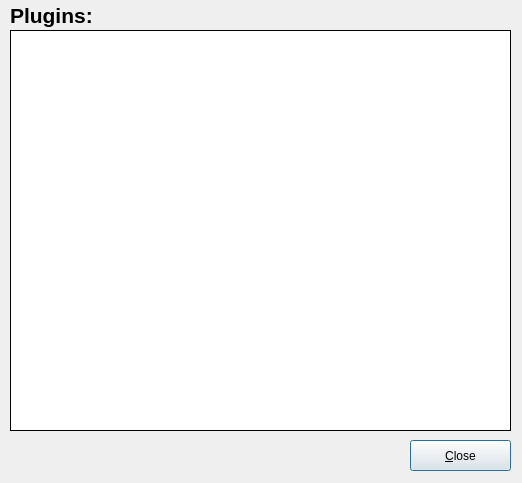
<?xml version="1.0" encoding="UTF-8"?>
<ui version="4.0">
 <class>AboutPlugins</class>
 <widget class="QDialog" name="AboutPlugins">
  <property name="windowModality">
   <enum>Qt::WindowModality::ApplicationModal</enum>
  </property>
  <property name="geometry">
   <rect>
    <x>0</x>
    <y>0</y>
    <width>522</width>
    <height>483</height>
   </rect>
  </property>
  <property name="windowTitle">
   <string>About registered plugins</string>
  </property>
  <property name="modal">
   <bool>true</bool>
  </property>
  <widget class="QTextEdit" name="edtInfo">
   <property name="geometry">
    <rect>
     <x>10</x>
     <y>30</y>
     <width>501</width>
     <height>401</height>
    </rect>
   </property>
   <property name="frameShape">
    <enum>QFrame::Shape::Box</enum>
   </property>
   <property name="frameShadow">
    <enum>QFrame::Shadow::Plain</enum>
   </property>
   <property name="readOnly">
    <bool>true</bool>
   </property>
  </widget>
  <widget class="QPushButton" name="pushButton">
   <property name="geometry">
    <rect>
     <x>410</x>
     <y>440</y>
     <width>101</width>
     <height>31</height>
    </rect>
   </property>
   <property name="text">
    <string>&amp;Close</string>
   </property>
  </widget>
  <widget class="QLabel" name="label">
   <property name="geometry">
    <rect>
     <x>10</x>
     <y>0</y>
     <width>101</width>
     <height>31</height>
    </rect>
   </property>
   <property name="font">
    <font>
     <pointsize>16</pointsize>
     <bold>true</bold>
    </font>
   </property>
   <property name="text">
    <string>Plugins:</string>
   </property>
  </widget>
 </widget>
 <resources/>
 <connections>
  <connection>
   <sender>pushButton</sender>
   <signal>clicked()</signal>
   <receiver>AboutPlugins</receiver>
   <slot>close()</slot>
   <hints>
    <hint type="sourcelabel">
     <x>454</x>
     <y>457</y>
    </hint>
    <hint type="destinationlabel">
     <x>259</x>
     <y>242</y>
    </hint>
   </hints>
  </connection>
 </connections>
</ui>
